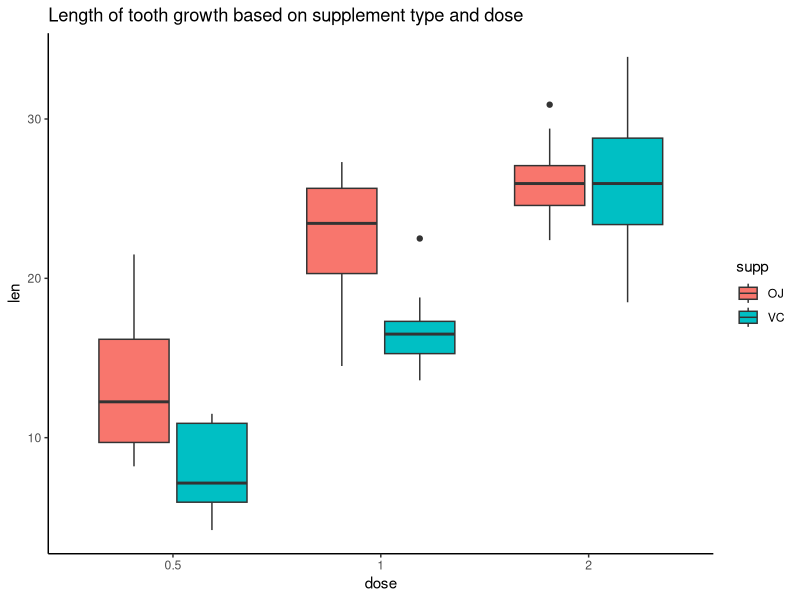

R code for this plot:
## ---- chunk 1
data("ToothGrowth")
dt <- ToothGrowth
## ---- chunk 2
str(dt)
## ---- chunk 3
unique(dt$dose)
## ---- chunk 4
dt$dose <- factor(dt$dose)
str(dt)
## ---- chunk 5
summary(dt)
## ---- chunk 6
library(ggplot2)
ggplot(dt, aes(x = dose, y = len, fill = supp)) +
    geom_boxplot() +
    ggtitle("Length of tooth growth based on supplement type and dose") +
    theme_classic()
## ---- chunk 7
library(dplyr)
library(tidyr)
## ---- chunk 8
dt %>%
    group_by(supp, dose) %>%
    summarize(mean = mean(len), .groups='drop') %>%
    spread(supp, mean) %>%
    mutate(diff = abs(VC - OJ))
## ---- chunk 9
dose_half <- filter(dt, dose == 0.5)
dose_one <- filter(dt, dose == 1)
dose_two <- filter(dt, dose == 2)
## ---- chunk 10
t.test(len ~ supp, dose_half)
## ---- chunk 11
t.test(len ~ supp, dose_one)
## ---- chunk 12
t.test(len ~ supp, dose_two)
## ---- chunk 13
dose <- c(0.5, 1.0, 2.0)
p_value <- c(0.0064, 0.0010, 0.9639)
conf.int <- c("1.72, 8.78", "2.80, 9.06", "-3.80, 3.64")
decision <- c("Reject null", "Reject null", "Do not reject null")
data.frame(dose, conf.int, p_value, decision)
